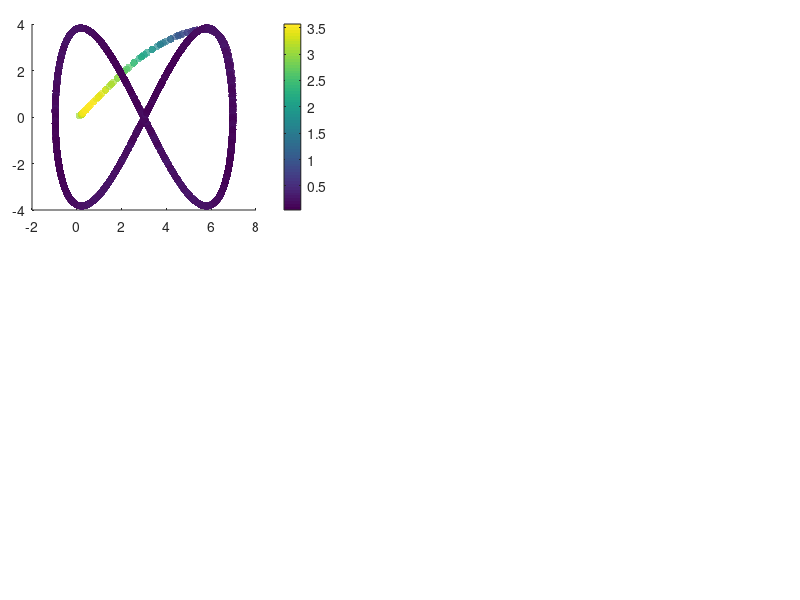

This chart was generated by the following MATLAB code: (Note: this script raises an error after producing the figure.)
%% Code to show the results of the Inverse kinematic controller

% Clean variables
clc, clear all, close all;
 
%% CARGA MIL
load('MPC_MiL.mat');

h_MiL = x_states(1:4,:);
u_MiL = x_states(5:8,:);

%%Tarea deseada
hd = ref(1:4,:);
hd_p = ref(5:8,:);

t = t_time(1,1:end-31);
% t_1 = t;

% Action de control dinamica
u = u_input;

% Error definition
for k = 1:length(t)
    error_vector(:,k) = hd(1:3, k)-h_MiL(1:3, k);
    error_dynamic(k) = norm(error_vector(:,k),2);
end

% Figure propert%% Figures
lw = 1; % linewidth 1
lwV = 2; % linewidth 2
fontsizeLabel = 11; %11
fontsizeLegend = 11;
fontsizeTicks = 11;
fontsizeTitel = 11;
sizeX = 1300; % size figure
sizeY = 750; % size figure

% color propreties
c1 = [80, 81, 79]/255;
c2 = [244, 213, 141]/255;
c3 = [242, 95, 92]/255;
c4 = [112, 141, 129]/255;

C18 = [0 0 0];
c5 = [130, 37, 37]/255;
c6 = [205, 167, 37]/255;
c7 = [81, 115, 180]/255;

C1 = [246 170 141]/255;
C2 = [51 187 238]/255;
C3 = [0 153 136]/255;
C4 = [238 119 51]/255;
C5 = [204 51 17]/255;
C6 = [238 51 119]/255;
C7 = [187 187 187]/255;
C8 = [80 80 80]/255;
C9 = [140 140 140]/255;
C10 = [0 128 255]/255;
C11 = [234 52 89]/255;
C12 = [39 124 252]/255;
C13 = [40 122 125]/255;
%C14 = [86 215 219]/255;
C14 = [252 94 158]/255;
C15 = [244 171 39]/255;
C16 = [100 121 162]/255;
C17 = [255 0 0]/255;
%% New color slection

figure('Position', [500 500 sizeX sizeY])
set(gcf, 'Position', [500 500 sizeX sizeY]);
fig1_comps.fig = gcf;

% Figure 1
axes('Position',[0.04 0.65 .35 .31]);
%% Colorbar
scatter(h_MiL(1, :),h_MiL(2, :),30,error_dynamic,'filled','MarkerFaceAlpha',0.7);
c = colorbar;
c.Label.Interpreter = 'latex';
c.Label.String = '$\textrm{Error}~||\tilde{\mathbf{\eta}}||$';

set(c,'TickLabelInterpreter','latex')

%% Desired Trajectory
hd_plot = line(hd(1,:),hd(2,:));
set(hd_plot, 'LineStyle', '--', 'Color', C8, 'LineWidth', 1.2*lw)

%% Real Trajectory
h_plot = line(h_MiL(1,:),h_MiL(2,:));
set(h_plot, 'LineStyle', '-', 'Color', C18, 'LineWidth', 1.2*lw)

%% Title of the image
hTitle_1 = title({'$\textrm{(a)}$'},'fontsize',14,'interpreter','latex','Color',C18);
%hXLabel_1 = xlabel('$x~[m]$','fontsize',9,'interpreter','latex', 'Color',C18);
hYLabel_1 = ylabel('$y~[m]$','fontsize',9,'interpreter','latex', 'Color',C18);

%% Legend nomeclature
hLegend_1 = legend([hd_plot, h_plot],{'$\mathbf{\eta}_d$','$\mathbf{\eta}$'},'fontsize',12,'interpreter','latex','Color',[255 255 255]/255,'Location','best','NumColumns',1,'TextColor','black');
set(gca,'ticklabelinterpreter','latex',...
        'fontsize',1.3*fontsizeTicks)
% Figure properties
ax_1 = gca;
ax_1.Box = 'on';
ax_1.BoxStyle = 'full';
ax_1.TickLength = [0.005;0.005];
ax_1.TickDirMode = 'auto';
ax_1.YMinorTick = 'on';
ax_1.XMinorTick = 'on';
% ax_2.XTickLabel = [];
ax_1.XMinorGrid = 'on';
ax_1.YMinorGrid = 'on';
%ax_2.MinorGridColor = '#8f8f8f';
ax_1.MinorGridAlpha = 0.15;
ax_1.LineWidth = 0.8;
ax_1.XLim = [min(h_MiL(1,:))-0.2 max(h_MiL(1,:))+0.2];
ax_1.YLim = [min(h_MiL(2,:))-0.2 max(h_MiL(2,:))+0.2];

% Figure 2
axes('Position',[0.04 0.28 .35 .31]);
%% Colorbar
scatter(h_MiL(1, :),h_MiL(3, :),30,error_dynamic,'filled','MarkerFaceAlpha',0.7);
c = colorbar;
c.Label.Interpreter = 'latex';
c.Label.String = '$\textrm{Error}~||\tilde{\mathbf{\eta}}||$';

set(c,'TickLabelInterpreter','latex')

%% Desired Trajectory
hd_plot_2 = line(hd(1,:),hd(3,:));
set(hd_plot_2, 'LineStyle', '--', 'Color', C8, 'LineWidth', 1.2*lw)

%% Real Trajectory
h_plot_2 = line(h_MiL(1,:),h_MiL(3,:));
set(h_plot_2, 'LineStyle', '-', 'Color', C18, 'LineWidth', 1.2*lw)

%% Title of the image
hTitle_2 = title({'$\textrm{(b)}$'},'fontsize',14,'interpreter','latex','Color',C18);
hXLabel_2 = xlabel('$x~[m]$','fontsize',9,'interpreter','latex', 'Color',C18);
hYLabel_2 = ylabel('$z~[m]$','fontsize',9,'interpreter','latex', 'Color',C18);

%% Legend nomeclature
hLegend_2 = legend([hd_plot_2, h_plot_2],{'$\mathbf{\eta}_d$','$\mathbf{\eta}$'},'fontsize',12,'interpreter','latex','Color',[255 255 255]/255,'Location','best','NumColumns',1,'TextColor','black');
set(gca,'ticklabelinterpreter','latex',...
        'fontsize',1.3*fontsizeTicks)
% Figure properties
ax_2 = gca;
ax_2.Box = 'on';
ax_2.BoxStyle = 'full';
ax_2.TickLength = [0.005;0.005];
ax_2.TickDirMode = 'auto';
ax_2.YMinorTick = 'on';
ax_2.XMinorTick = 'on';
% ax_2.XTickLabel = [];
ax_2.XMinorGrid = 'on';
ax_2.YMinorGrid = 'on';
%ax_2.MinorGridColor = '#8f8f8f';
ax_2.MinorGridAlpha = 0.15;
ax_2.LineWidth = 0.8;
ax_2.XLim = [min(h_MiL(1,:))-0.2 max(h_MiL(1,:))+0.2];
ax_2.YLim = [min(h_MiL(3,:))-0.2 max(h_MiL(3,:))+0.2];

axes('Position',[0.45 0.65 .54 .31]);
%% Data generation
error_x_plot = line(t,error_vector(1,:));
set(error_x_plot, 'LineStyle', '-', 'Color', C5, 'LineWidth', 1.1*lw);
error_y_plot = line(t,error_vector(2,:));
set(error_y_plot, 'LineStyle', '-', 'Color', C3, 'LineWidth', 1.1*lw);
error_z_plot = line(t,error_vector(3,:));
set(error_z_plot, 'LineStyle', '-', 'Color', c7, 'LineWidth', 1.1*lw);

% fig1_comps.p1 = ul_plot;
%% Title of the image
hTitle_3 = title({'$\textrm{(c)}$'},'fontsize',14,'interpreter','latex','Color',C18);
%xlabel('$\textrm{Time}[s]$','fontsize',10,'interpreter','latex','Color',C18);
ylabel('$\textrm{Control Error}~[m]$','fontsize',10,'interpreter','latex', 'Color',C18);

%% Legend nomeclature
hLegend_3 = legend([error_x_plot,error_y_plot, error_z_plot],{'$\tilde{\mathbf{\eta}}_x$','$\tilde{\mathbf{\eta}}_y$','$\tilde{\mathbf{\eta}}_z$'},'fontsize',12,'interpreter','latex','Color',[255 255 255]/255,'Location','best','NumColumns',1,'TextColor','black');
 set(gca,'ticklabelinterpreter','latex',...
         'fontsize',1.3*fontsizeTicks)
%% Figure properties
ax_3 = gca;
ax_3.Box = 'on';
ax_3.BoxStyle = 'full';
ax_3.TickLength = [0.01;0.01];
ax_3.TickDirMode = 'auto';
ax_3.XTickLabel = [];
ax_3.YMinorTick = 'on';
ax_3.XMinorTick = 'on';
ax_3.XMinorGrid = 'on';
ax_3.YMinorGrid = 'on';
%ax_1.MinorGridColor = '#8f8f8f';
ax_3.MinorGridAlpha = 0.15;
ax_3.LineWidth = 0.8;
ax_3.XLim = [0 t(end)];

%% Zoom Plot
axes('Position',[0.70 0.85 .2 .1]);
index_zoom_1 = (t>=20) & (t<=30);
error_x_plot_zoom = line(t(index_zoom_1),hd(1,(index_zoom_1))-h_MiL(1,(index_zoom_1)));
error_y_plot_zoom = line(t(index_zoom_1),hd(2,(index_zoom_1))-h_MiL(2,(index_zoom_1)));
error_z_plot_zoom = line(t(index_zoom_1),hd(3,(index_zoom_1))-h_MiL(3,(index_zoom_1)));

set(error_x_plot_zoom, 'LineStyle', '-', 'Color', C5, 'LineWidth', lw*0.8);
set(error_y_plot_zoom, 'LineStyle', '-', 'Color', C3, 'LineWidth', lw*0.8);
set(error_z_plot_zoom, 'LineStyle', '-', 'Color', c7, 'LineWidth', lw*0.8);

set(gca,'ticklabelinterpreter','latex',...
         'fontsize',fontsizeTicks*0.5)
ax_1_zoom = gca;
ax_1_zoom.Box = 'on';
ax_1_zoom.BoxStyle = 'full';
ax_1_zoom.TickLength = [0.01;0.01];
%ax_1_zoom.YLim = [-0.5 0.5];
%ax_1_zoom.YTickLabel = [];
%ax_1_zoom.XTickLabel = [];
ax_1_zoom.TickDirMode = 'manual';
ax_1_zoom.TickDir = 'in';
ax_1_zoom.YMinorTick = 'on';
ax_1_zoom.XMinorTick = 'on';
ax_1_zoom.LineWidth = 0.5;
ax_1_zoom.XMinorGrid = 'on';
ax_1_zoom.YMinorGrid = 'on';
axes('Position',[0.46 0.28 .54 .31]);
%% Data generation
error_vx_plot = line(t(1,1:length(u(1,:))),u(1,:));
set(error_vx_plot, 'LineStyle', '-', 'Color', C7, 'LineWidth', 1.3*lw);
error_vy_plot = line(t(1,1:length(u(2,:))),u(2,:));
set(error_vy_plot, 'LineStyle', '-', 'Color', C14, 'LineWidth', 1.3*lw);
error_vz_plot = line(t(1,1:length(u(3,:))),u(3,:));
set(error_vz_plot, 'LineStyle', '-', 'Color', C15, 'LineWidth', 1.3*lw);

% fig1_comps.p1 = ul_plot;
%% Title of the image
hTitle_4 = title({'$\textrm{(d)}$'},'fontsize',14,'interpreter','latex','Color',C18);
xlabel('$\textrm{Time}[s]$','fontsize',10,'interpreter','latex','Color',C18);
ylabel('$\textrm{Inputs}~[m/s]$','fontsize',10,'interpreter','latex', 'Color',C18);

%% Legend nomeclature
hLegend_4 = legend([error_vx_plot,error_vy_plot, error_vz_plot],{'${\mu}_{l_{ref}}$','${\mu}_{m_{ref}}$','${\mu}_{n_{ref}}$'},'fontsize',12,'interpreter','latex','Color',[255 255 255]/255,'Location','best','NumColumns',1,'TextColor','black');
 set(gca,'ticklabelinterpreter','latex',...
         'fontsize',1.3*fontsizeTicks)
%% Figure properties
ax_4 = gca;
ax_4.Box = 'on';
ax_4.BoxStyle = 'full';
ax_4.TickLength = [0.01;0.01];
ax_4.TickDirMode = 'auto';
ax_4.YMinorTick = 'on';
ax_4.XMinorTick = 'on';
ax_4.XMinorGrid = 'on';
ax_4.YMinorGrid = 'on';
%ax_1.MinorGridColor = '#8f8f8f';
ax_4.MinorGridAlpha = 0.15;
ax_4.LineWidth = 0.8;
ax_4.XLim = [0 t(end)];
% 
set(gcf, 'Color', 'w'); % Sets axes background
export_fig Dynamics_real_results_b.pdf -q101

%% RMS dynamics
RMSE_x_dynamic = sqrt(mean((error_vector(1,:)).^2));
RMSE_y_dynamic = sqrt(mean((error_vector(2,:)).^2));
RMSE_z_dynamic = sqrt(mean((error_vector(3,:)).^2));

save("Dynamic_real_rmse.mat","RMSE_x_dynamic", "RMSE_y_dynamic", "RMSE_z_dynamic", "error_dynamic");